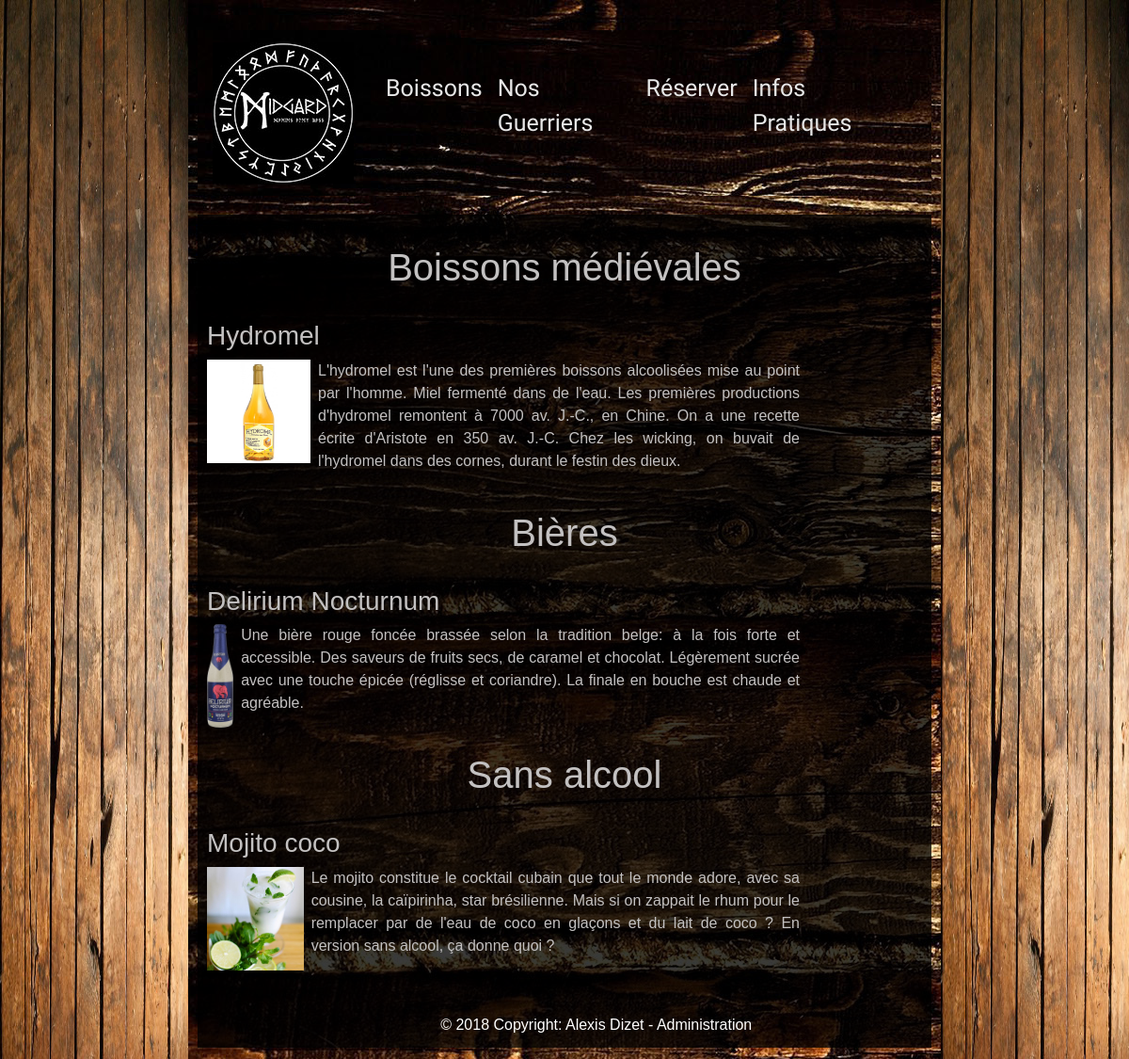
Page /index.php?action=drinks on the committed database.
### tables this page shows
CREATE TABLE IF NOT EXISTS `listdrinks` (
  `id` int(11) NOT NULL AUTO_INCREMENT,
  `name` varchar(100) NOT NULL,
  `description` varchar(800) NOT NULL,
  `image` varchar(100) NOT NULL,
  `category` varchar(100) NOT NULL,
  `rem` tinyint(1) DEFAULT '0',
  PRIMARY KEY (`id`)
);

### controller/frontend.php (called while the page is built, shortened)
<?php
require_once('model/frontend/DrinkManager.php');
function drinks(){
	$drinkmanager = new DrinkManager();
	$allDrinks = $drinkmanager->getDrinks();
	require('view/frontend/allDrinks.php');
}

### model/frontend/DrinkManager.php (called while the page is built, shortened)
<?php
require_once('model/frontend/Drink.php');
class DrinkManager extends Database
{
	public function getDrinks()
	{
		$drinks=[];
		$db = $this->dbConnect();
		$req = $db->query('SELECT * FROM listdrinks' );
		while ($data = $req->fetch(PDO::FETCH_ASSOC))
		{
			$drinks[] = new Drink($data);
		}
		return $drinks;
	}
}

### model/frontend/Drink.php (called while the page is built, shortened)
<?php
class Drink{
	private $_name;
	private $_description;
	private $_image;
	private $_category;
	private $_rem;
	public function hydrate(array $datas)
	{
		foreach ($datas as $key => $value)
		{
			$method = 'set' . ucfirst($key);
		}
	}
	public function name(){ return $this->_name; }
	public function description(){ return $this->_description; }
	public function image(){ return $this->_image; }
	public function category(){ return $this->_category; }
	public function rem(){ return $this->_rem; }
	public function setId($id)
	{
		$id = (int)$id;
	}
	public function setName($name)
	{
		if (is_string($name))
		{
			$this->_name = $name;
		}
	}
	public function setDescription($description)
	{
		if (is_string($description))
		{
			$this->_description = $description;
		}
	}
	public function setImage($image)
	{
		if (is_string($image))
		{
			$this->_image = $image;
		}
	}
	public function setCategory($category)
	{
		if (is_string($category))
		{
			$this->_category = $category;
		}
	}
	public function setRem($rem)
	{
		if (is_string($rem))
		{
			$this->_rem = $rem;
		}
	}
}

### view/frontend/allDrinks.php (the view, shortened to what this page needs)
	<div class="row">
		<div class="col-md-12 text-center">
			<h1>Boissons médiévales</h1>
		</div>
	</div>
	<div class="row">
		<?php foreach ($allDrinks as $drink){
		if ($drink->category() === 'Médiévale' && $drink->rem()== 0){
		?>
		<div class="col-md-offset-1 col-md-10">
			<h3><?= $drink->name() ?></h3>
			<img class="img-bottle" src="public/img/<?= $drink->image() ?>" alt="Photo de la boisson <?= $drink->name() ?>">
			<p><?= $drink->description() ?></p>
		</div>
		<?php }} ?>
	</div>
	<div class="row">
		<div class="col-md-12 text-center">
			<h1>Bières</h1>
		</div>
	</div>
	<div class="row">
		<?php foreach ($allDrinks as $drink){
		if ($drink->category() === 'Bière'  && $drink->rem()== 0){
		?>
		<div class="col-md-offset-1 col-md-10">
			<h3><?= $drink->name() ?></h3>
			<img class="img-bottle" src="public/img/<?= $drink->image() ?>" alt="Photo de la boisson">
			<p><?= $drink->description() ?></p>
		</div>
		<?php }} ?>
	</div>
	<div class="row">
		<div class="col-md-12 text-center">
			<h1>Sans alcool</h1>
		</div>
	</div>
	<div class="row">
		<?php foreach ($allDrinks as $drink){
		if ($drink->category() === 'Sans Alcool'  && $drink->rem()== 0){
		?>
		<div class="col-md-offset-1 col-md-10">
			<h3><?= $drink->name() ?></h3>
			<img class="img-bottle" src="public/img/<?= $drink->image() ?>" alt="Photo de la boisson">
			<p><?= $drink->description() ?></p>
		</div>
		<?php }} ?>
	</div>
<?php
	require('view/template.php'); ?>

### public/css/style.css (style rules this page uses)
body { background-image: url(../img/wood-planks-wood-wood-texture.jpg); color: #C3C1C1; font-family: 'arial', cursive; font-size: 16px; }
p { text-align: justify; }
[class*="col"] { padding: 12px 10px; }
.img-bottle { float: left; height:110px; margin-right: 8px; }

### rows in the picture
listdrinks: name "Hydromel", image (picture), description "L'hydromel est l'une des premières boissons alcoolisées mise au point par l'homme. Miel fermenté dans de l'eau. Les premières productions d'hydromel remontent à 7000 av. J.-C., en Chine. On a une recette écrite d'Aristote en 350 av. J.-C. Chez les wicking, on buvait de l'hydromel dans des cornes, durant le festin des dieux."
listdrinks: name "Delirium Nocturnum", image (picture), description "Une bière rouge foncée brassée selon la tradition belge: à la fois forte et accessible. Des saveurs de fruits secs, de caramel et chocolat. Légèrement sucrée avec une touche épicée (réglisse et coriandre). La finale en bouche est chaude et agréable."
listdrinks: name "Mojito coco", image (picture), description "Le mojito constitue le cocktail cubain que tout le monde adore, avec sa cousine, la caïpirinha, star brésilienne. Mais si on zappait le rhum pour le remplacer par de l'eau de coco en glaçons et du lait de coco ? En version sans alcool, ça donne quoi ?"
